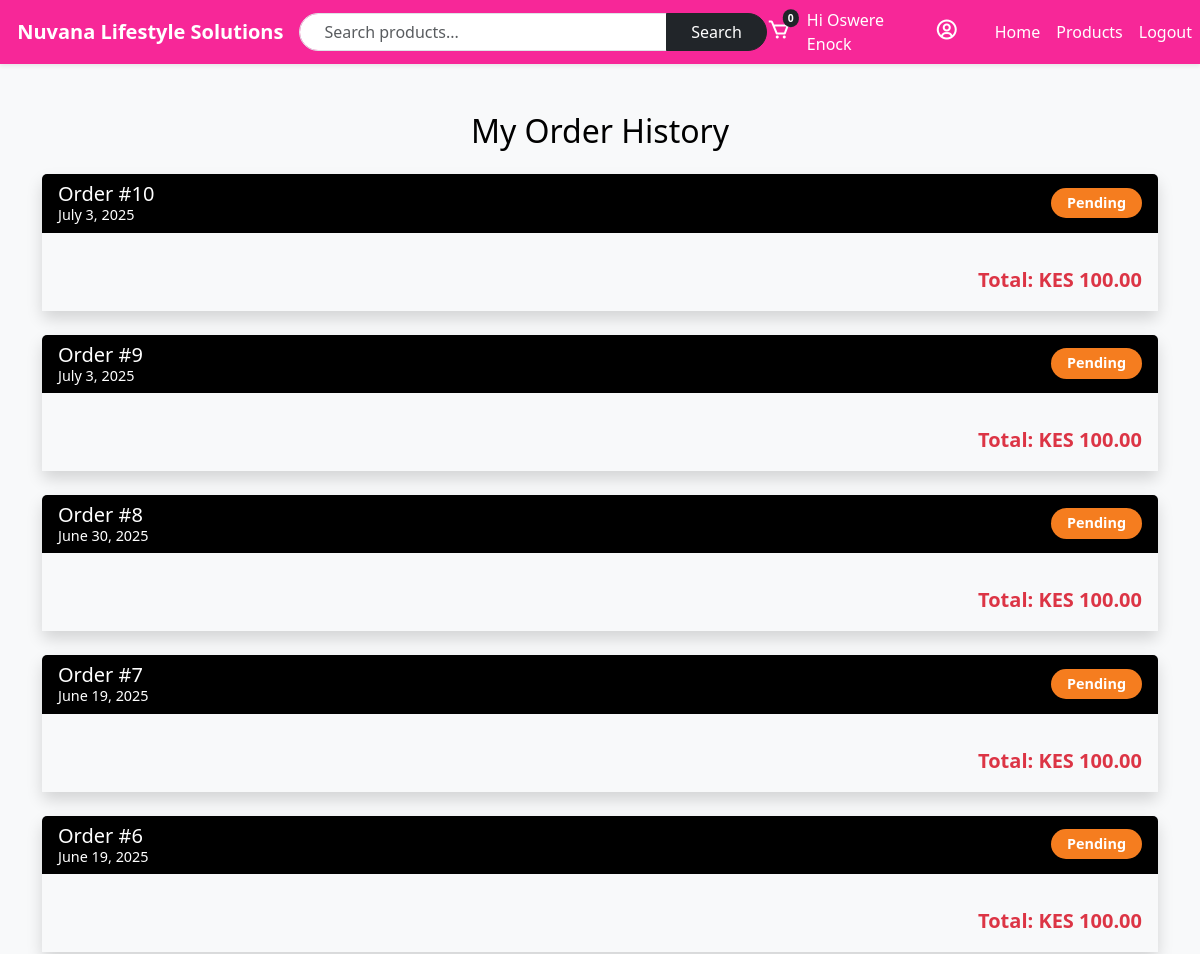
The app's page /orders/my-orders/ (signed in, upper part), older data.
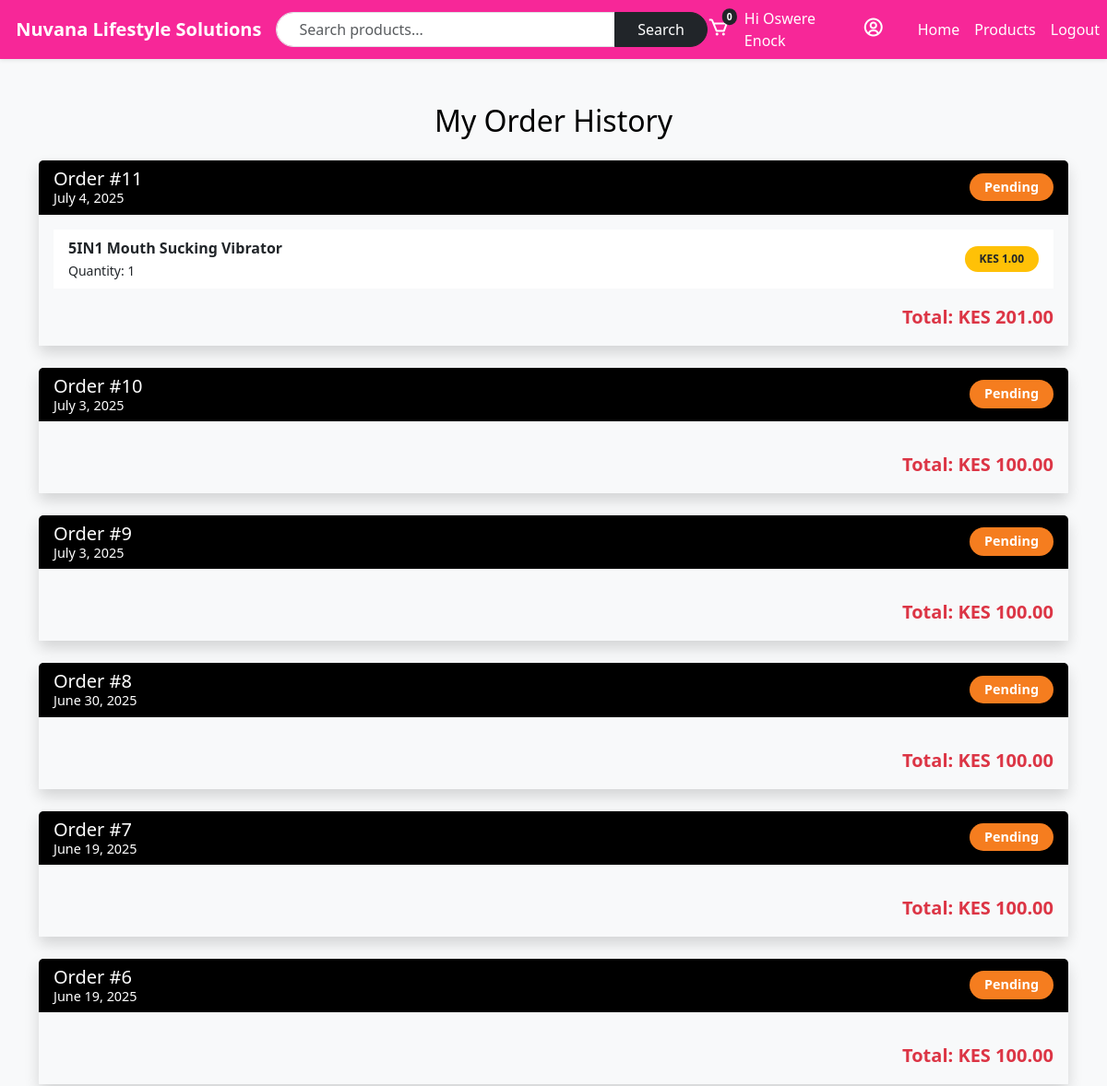
The same page, newer data.
### orders/models.py (models this page shows, shortened)
class Order(models.Model):
    PENDING = 'pending'
    PAID = 'paid'
    PROCESSING = 'processing'
    SHIPPED = 'shipped'
    OUT_FOR_DELIVERY = 'out_for_delivery'
    DELIVERED = 'delivered'
    CANCELLED = 'cancelled'
    REFUNDED = 'refunded'
    FAILED = 'failed'
    ORDER_STATUS_CHOICES = [
        (PENDING, 'Pending'),
        (PAID, 'Paid'),
        (PROCESSING, 'Processing'),
        (SHIPPED, 'Shipped'),
        (OUT_FOR_DELIVERY, 'Out for Delivery'),
        (DELIVERED, 'Delivered'),
        (CANCELLED, 'Cancelled'),
        (REFUNDED, 'Refunded'),
        (FAILED, 'Failed'),
    ]
    user = models.ForeignKey(settings.AUTH_USER_MODEL, on_delete=models.CASCADE, related_name='orders')
    order_number = models.UUIDField(default=uuid.uuid4, editable=False, unique=True)
    created_at = models.DateTimeField(auto_now_add=True)
    status = models.CharField(max_length=20, choices=ORDER_STATUS_CHOICES, default=PENDING)
    address = models.CharField(max_length=255, blank=True, null=True)
    postal_code = models.CharField(max_length=20, blank=True, null=True)
    city = models.CharField(max_length=100, blank=True, null=True)
    phone_number = models.CharField(max_length=15, blank=True, null=True)
    payment_reference = models.CharField(max_length=100, blank=True, null=True)
    pesapal_tracking_id = models.CharField(max_length=100, blank=True, null=True, unique=True)
    delivery_fee = models.DecimalField(max_digits=10, decimal_places=2, default=0)
    delivery_message = models.CharField(max_length=255, blank=True, null=True)
    coupon = models.ForeignKey('coupons.Coupon', null=True, blank=True, on_delete=models.SET_NULL)
    def get_items_total(self):
        return sum(item.get_subtotal() for item in self.items.all())
    def apply_coupon_discount(self, items_total):
        if self.coupon:
            if self.coupon.discount_type == 'percentage':
                return items_total * (self.coupon.discount_value / 100)
            elif self.coupon.discount_type == 'fixed':
                return min(items_total, self.coupon.discount_value)
        return Decimal('0')
    def get_total(self):
        items_total = self.get_items_total()
        discount = self.apply_coupon_discount(items_total)
        return items_total - discount + (self.delivery_fee or Decimal('0'))

class OrderItem(models.Model):
    order = models.ForeignKey(Order, related_name='items', on_delete=models.CASCADE)
    product = models.ForeignKey(Product, on_delete=models.CASCADE)
    quantity = models.PositiveIntegerField(default=1)
    price = models.DecimalField(max_digits=10, decimal_places=2)  # Price at time of order
    def get_subtotal(self):
        return self.price * self.quantity

### core/models.py (models this page shows, shortened)
class Product(models.Model):
    name = models.CharField(max_length=100)
    price = models.IntegerField()
    main_image = CloudinaryField('image')
    image_1 = CloudinaryField('image', blank=True, null=True)
    image_2 = CloudinaryField('image', blank=True, null=True)
    image_3 = CloudinaryField('image', blank=True, null=True)
    image_4 = CloudinaryField('image', blank=True, null=True)
    spec_1 = models.CharField(max_length=255, blank=True, null=True)
    spec_2 = models.CharField(max_length=255, blank=True, null=True)
    spec_3 = models.CharField(max_length=255, blank=True, null=True)
    spec_4 = models.CharField(max_length=255, blank=True, null=True)
    categories = models.ManyToManyField(Category, related_name='products')
    is_featured = models.BooleanField(default=False)
    is_new = models.BooleanField(default=False)
    created_at = models.DateTimeField(default=timezone.now)

### orders/views.py (the view)
# urls.py: path('my-orders/', views.order_history, name='order_history'),
@login_required
def order_history(request):
    orders = request.user.orders.prefetch_related('items__product').order_by('-created_at')
    return render(request, 'orders/order_history.html', {'orders': orders})

### cart/context_processors.py (called while the page is built)
def cart_item_count(request):
    count = 0
    if not request.session.session_key:
        request.session.create()
    session_key = request.session.session_key
    try:
        if request.user.is_authenticated:
            cart = Cart.objects.get(user=request.user)
        else:
            cart = Cart.objects.get(session_key=session_key, user=None)
        count = sum(item.quantity for item in cart.items.all())
    except Cart.DoesNotExist:
        pass
    return {'cart_count': count}

### orders/templates/orders/order_history.html (shortened to what this page needs)
{% extends 'base.html' %} {% load static %} {% block content %}
<link rel="stylesheet" href="{% static 'orders/orders.css' %}" />
<div class="container mt-5">
  <h2 class="mb-4 text-center" style="color: #000000">My Order History</h2>
  {% if orders %} {% for order in orders %}
  <div class="card mb-4 border-0 shadow" style="border-left: 5px solid #f72798">
    <div
      class="card-header d-flex justify-content-between align-items-center text-white"
      style="background-color: #000000"
    >
      <div>
        <h5 class="mb-0">
          Order #{{ order.id }}
          <small class="d-block" style="font-size: 0.9rem"
            >{{ order.created_at|date:"F j, Y" }}</small
          >
        </h5>
      </div>
      <span
        class="badge rounded-pill px-3 py-2"
        style="background-color:
            {% if order.status == 'pending' %}#f57d1f
            {% elif order.status == 'shipped' %}#4caf50
            {% else %}#9e9e9e
            {% endif %};
            font-size: 0.9rem;"
      >
        {{ order.status|capfirst }}
      </span>
    </div>
    <div class="card-body bg-light">
      <ul class="list-group list-group-flush">
        {% for item in order.items.all %}
        <li
          class="list-group-item d-flex justify-content-between align-items-center"
        >
          <div>
            <strong>{{ item.product.name }}</strong><br />
            <small>Quantity: {{ item.quantity }}</small>
          </div>
          <span class="badge bg-warning text-dark rounded-pill px-3 py-2">
            KES {{ item.get_subtotal|floatformat:2 }}
          </span>
        </li>
        {% endfor %}
      </ul>
      <div class="mt-3 text-end">
        <strong class="text-danger fs-5"
          >Total: KES {{ order.get_total|floatformat:2 }}</strong
        >
      </div>
    </div>
  </div>
  {% endfor %} {% endif %}
</div>
{% endblock content %}

Row changes from the older to the newer data that the page shows:
added Order: id "11", created_at "July 4, 2025", status "Pending", get_total "201.00"
added OrderItem: product.name "5IN1 Mouth Sucking Vibrator", quantity "1", get_subtotal "1.00"
